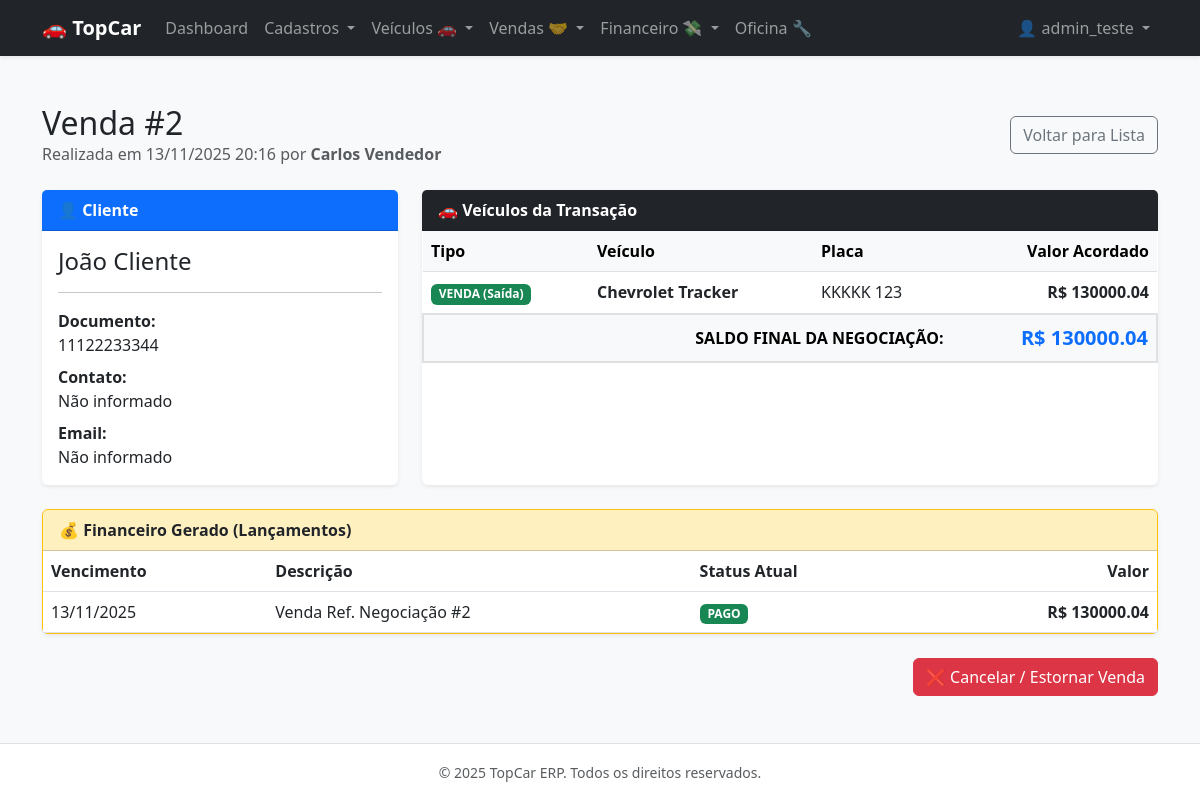
Before: /sales/2/ (signed in) with the older database file.
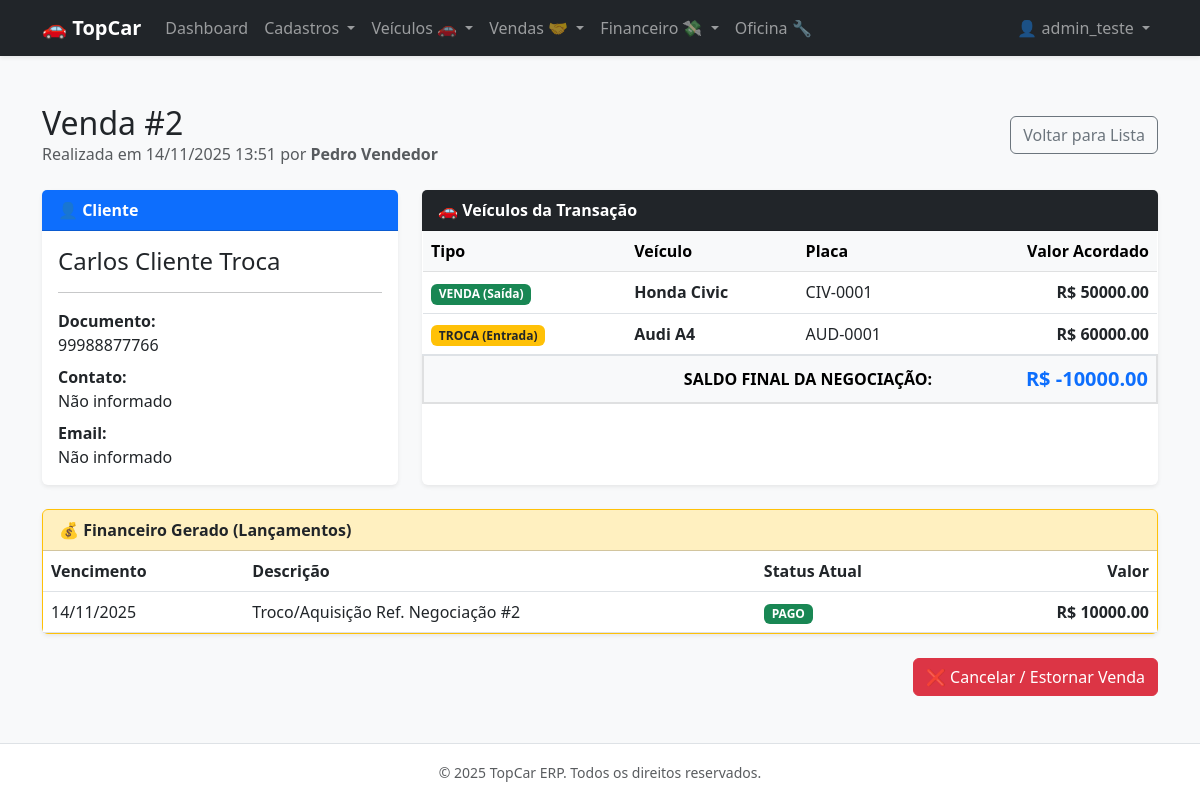
After: the same page with the newer database file.
### apps/negotiations/models.py (models this page shows, shortened)
class Negotiation(TenantAwareModel):
    TYPE_CHOICES = [
        ('SALE', 'Venda'),
        ('PURCHASE', 'Compra'),
        ('CONSIGNMENT', 'Consignação'),
    ]
    STATUS_CHOICES = [
        ('DRAFT', 'Rascunho / Em Aberto'),
        ('APPROVED', 'Aprovada / Fechada'),
        ('CANCELED', 'Cancelada'),
    ]
    customer = models.ForeignKey(Entity, on_delete=models.PROTECT, verbose_name="Cliente/Fornecedor")
    seller = models.ForeignKey(Employee, on_delete=models.PROTECT, verbose_name="Vendedor")
    negotiation_type = models.CharField(max_length=20, choices=TYPE_CHOICES, default='SALE')
    status = models.CharField(max_length=20, choices=STATUS_CHOICES, default='DRAFT')
    negotiation_date = models.DateTimeField(null=True, blank=True, verbose_name="Data do Fechamento")
    total_value = models.DecimalField(max_digits=12, decimal_places=2, default=0.00, verbose_name="Saldo Final")
    class Meta:
        verbose_name = "Negociação"
        verbose_name_plural = "Negociações"
        ordering = ['-created_at']

class NegotiationItem(TenantAwareModel):
    FLOW_CHOICES = [
        ('OUT', 'Saída (Venda do Estoque)'),
        ('IN', 'Entrada (Troca/Compra)'),
    ]
    negotiation = models.ForeignKey(Negotiation, on_delete=models.CASCADE, related_name='items')
    vehicle = models.ForeignKey(Vehicle, on_delete=models.PROTECT, verbose_name="Veículo")
    agreed_value = models.DecimalField(max_digits=12, decimal_places=2, verbose_name="Valor Acordado")
    flow = models.CharField(max_length=10, choices=FLOW_CHOICES, verbose_name="Fluxo")
    class Meta:
        verbose_name = "Item da Negociação"
        verbose_name_plural = "Itens da Negociação"
        unique_together = ('negotiation', 'vehicle') # Impede adicionar o mesmo carro 2x na mesma venda

### apps/employees/models.py (models this page shows, shortened)
class Employee(TenantAwareModel):
    entidade = models.OneToOneField(
        Entity,
        on_delete=models.PROTECT, # Se apagar a entidade, bloqueia.
        related_name='colaborador_profile',
        verbose_name="Dados Pessoais (Entidade)"
    )
    usuario_sistema = models.OneToOneField(
        settings.AUTH_USER_MODEL,
        on_delete=models.SET_NULL,
        null=True,
        blank=True,
        related_name='funcionario_profile',
        verbose_name="Usuário de Acesso"
    )
    cargo = models.CharField(max_length=100)
    comissao_base_percentual = models.DecimalField(
        max_digits=5,
        decimal_places=2,
        default=0.00,
        verbose_name="Comissão Base (%)"
    )
    ativo = models.BooleanField(default=True)
    class Meta:
        verbose_name = 'Colaborador'
        verbose_name_plural = 'Colaboradores'

### apps/parties/models.py (models this page shows, shortened)
class Entity(TenantAwareModel):
    TIPO_ENTIDADE_CHOICES = [
        ('FISICA', 'Pessoa Física'),
        ('JURIDICA', 'Pessoa Jurídica'),
    ]
    nome_razao_social = models.CharField(max_length=255, verbose_name="Nome / Razão Social")
    documento_principal = models.CharField(
        max_length=20,
        unique=True,
        db_index=True,
        verbose_name="CPF/CNPJ"
    )
    tipo_entidade = models.CharField(
        max_length=10,
        choices=TIPO_ENTIDADE_CHOICES,
        default='FISICA'
    )
    email = models.EmailField(null=True, blank=True)
    telefone = models.CharField(max_length=20, null=True, blank=True)
    class Meta:
        verbose_name = 'Entidade'
        verbose_name_plural = 'Entidades'
        indexes = [
            models.Index(fields=['nome_razao_social']),
        ]

### apps/vehicles/models.py (models this page shows, shortened)
class Vehicle(TenantAwareModel):
    STATUS_CHOICES = [
        ('AVAILABLE', 'Disponível'),
        ('MAINTENANCE', 'Em Manutenção'),
        ('RESERVED', 'Reservado'),
        ('SOLD', 'Vendido'),
        ('WRITE_OFF', 'Baixado / Perda Total'),
    ]
    FUEL_CHOICES = [
        ('GASOLINE', 'Gasolina'),
        ('ETHANOL', 'Etanol'),
        ('FLEX', 'Flex'),
        ('DIESEL', 'Diesel'),
        ('HYBRID', 'Híbrido'),
        ('ELECTRIC', 'Elétrico'),
    ]
    model = models.ForeignKey(Model, on_delete=models.PROTECT, verbose_name="Modelo")
    chassi = models.CharField(max_length=50, unique=True, db_index=True, verbose_name="Chassi")
    plate = models.CharField(max_length=10, unique=True, null=True, blank=True, db_index=True, verbose_name="Placa")
    renavam = models.CharField(max_length=20, null=True, blank=True, verbose_name="Renavam")
    year_fab = models.PositiveIntegerField(verbose_name="Ano Fab.")
    year_model = models.PositiveIntegerField(verbose_name="Ano Mod.")
    color = models.CharField(max_length=30, verbose_name="Cor")
    mileage = models.PositiveIntegerField(default=0, verbose_name="Quilometragem (KM)")
    fuel_type = models.CharField(max_length=20, choices=FUEL_CHOICES, default='FLEX', verbose_name="Combustível")
    status = models.CharField(max_length=20, choices=STATUS_CHOICES, default='AVAILABLE', db_index=True)
    acquisition_cost = models.DecimalField(max_digits=10, decimal_places=2, verbose_name="Custo de Aquisição")
    sale_price = models.DecimalField(max_digits=10, decimal_places=2, verbose_name="Preço de Venda")
    current_owner = models.ForeignKey(
        Entity,
        on_delete=models.PROTECT,
        related_name='veiculos_proprietario',
        verbose_name="Proprietário Atual"
    )
    notes = models.TextField(null=True, blank=True, verbose_name="Observações")
    class Meta:
        verbose_name = "Veículo"
        verbose_name_plural = "Veículos"
        indexes = [
            models.Index(fields=['status', 'model']), # Índice composto para filtros comuns
        ]

class Model(TenantAwareModel):
    brand = models.ForeignKey(Brand, on_delete=models.PROTECT, related_name='models', verbose_name="Marca")
    name = models.CharField(max_length=100, verbose_name="Nome do Modelo")
    class Meta:
        verbose_name = "Modelo"
        verbose_name_plural = "Modelos"
        ordering = ['brand__name', 'name']
    def __str__(self):
        return f"{self.brand.name} {self.name}"

class Brand(TenantAwareModel):
    name = models.CharField(max_length=100, unique=True, verbose_name="Marca")
    class Meta:
        verbose_name = "Marca"
        verbose_name_plural = "Marcas"
        ordering = ['name']

### apps/financial/models.py (models this page shows, shortened)
class Ledger(TenantAwareModel):
    TRANS_TYPE_CHOICES = [
        ('PAYABLE', 'A Pagar'),
        ('RECEIVABLE', 'A Receber'),
    ]
    STATUS_CHOICES = [
        ('OPEN', 'Em Aberto'),
        ('PARTIAL', 'Pago Parcialmente'),
        ('PAID', 'Quitado'),
        ('CANCELED', 'Cancelado'),
    ]
    entity = models.ForeignKey(Entity, on_delete=models.PROTECT, verbose_name="Entidade (Parceiro)")
    chart_of_accounts = models.ForeignKey(ChartOfAccounts, on_delete=models.PROTECT, verbose_name="Categoria")
    vehicle = models.ForeignKey(
        Vehicle,
        on_delete=models.SET_NULL,
        null=True,
        blank=True,
        related_name='lancamentos',
        verbose_name="Veículo (Centro de Custo)"
    )
    total_value = models.DecimalField(max_digits=12, decimal_places=2, verbose_name="Valor Total")
    transaction_type = models.CharField(max_length=15, choices=TRANS_TYPE_CHOICES, verbose_name="Tipo")
    status = models.CharField(max_length=15, choices=STATUS_CHOICES, default='OPEN', db_index=True)
    due_date = models.DateField(db_index=True, verbose_name="Data de Competência/Vencimento")
    description = models.TextField(verbose_name="Histórico/Descrição")
    negotiation = models.ForeignKey(
        'negotiations.Negotiation',
        on_delete=models.SET_NULL,
        null=True,
        blank=True,
        verbose_name="Origem da Negociação"
    )
    class Meta:
        verbose_name = "Lançamento (Ledger)"
        verbose_name_plural = "Lançamentos"
        indexes = [
            models.Index(fields=['status', 'due_date']),
            models.Index(fields=['transaction_type']),
        ]

### apps/negotiations/views.py (the view)
# urls.py: path('<int:pk>/', views.negotiation_detail, name='negotiation_detail'),
@login_required
def negotiation_detail(request, pk):
    sale = get_object_or_404(Negotiation, pk=pk)
    financials = sale.ledger_set.all()
    return render(request, 'negotiations/negotiation_detail.html', {
        'sale': sale,
        'financials': financials
    })

### templates/negotiations/negotiation_detail.html (shortened to what the changed rows need)
{% extends 'base.html' %}
{% block content %}
<div class="d-flex justify-content-between align-items-center mb-4">
    <div>
        <h2 class="mb-0">Venda #{{ sale.id }}</h2>
        <p class="text-muted mb-0">
            Realizada em {{ sale.created_at|date:"d/m/Y H:i" }}
            por <strong>{{ sale.seller.entidade.nome_razao_social }}</strong>
        </p>
    </div>
</div>
<div class="row g-4">
    <div class="col-md-4">
        <div class="card h-100 shadow-sm border-0">
            <div class="card-body">
                <h4 class="card-title">{{ sale.customer.nome_razao_social }}</h4>
                <hr>
                <p class="mb-2">
                    <strong>Documento:</strong><br>
                    {{ sale.customer.documento_principal }}
                </p>
                <p class="mb-2">
                    <strong>Contato:</strong><br>
                    {{ sale.customer.telefone|default:"Não informado" }}
                </p>
                <p class="mb-0">
                    <strong>Email:</strong><br>
                    {{ sale.customer.email|default:"Não informado" }}
                </p>
            </div>
        </div>
    </div>
    <div class="col-md-8">
        <div class="card h-100 shadow-sm border-0">
            <div class="table-responsive">
                <table class="table align-middle mb-0">
                    <thead class="table-light">
                        <tr>
                            <th>Tipo</th>
                            <th>Veículo</th>
                            <th>Placa</th>
                            <th class="text-end">Valor Acordado</th>
                        </tr>
                    </thead>
                    <tbody>
                        {% for item in sale.items.all %}
                        <tr>
                            <td>
                                {% if item.flow == 'OUT' %}
                                    <span class="badge bg-success">VENDA (Saída)</span>
                                {% else %}
                                    <span class="badge bg-warning text-dark">TROCA (Entrada)</span>
                                {% endif %}
                            </td>
                            <td>
                                <strong>{{ item.vehicle.model }}</strong>
                            </td>
                            <td>{{ item.vehicle.plate }}</td>
                            <td class="text-end fw-bold">R$ {{ item.agreed_value }}</td>
                        </tr>
                        {% endfor %}
                        <tr class="table-light border-top border-2">
                            <td colspan="3" class="text-end fw-bold text-uppercase">Saldo Final da Negociação:</td>
                            <td class="text-end fw-bold fs-5 text-primary">
                                R$ {{ sale.total_value }}
                            </td>
                        </tr>
                    </tbody>
                </table>
            </div>
        </div>
    </div>
    <div class="col-12">
        <div class="card shadow-sm border-warning">
            <div class="card-body p-0">
                <table class="table table-hover mb-0">
                    <thead>
                        <tr>
                            <th>Vencimento</th>
                            <th>Descrição</th>
                            <th>Status Atual</th>
                            <th class="text-end">Valor</th>
                        </tr>
                    </thead>
                    <tbody>
                        {% for fin in financials %}
                        <tr>
                            <td>{{ fin.due_date|date:"d/m/Y" }}</td>
                            <td>{{ fin.description }}</td>
                            <td>
                                {% if fin.status == 'PAID' %}
                                    <span class="badge bg-success">PAGO</span>
                                {% elif fin.status == 'PARTIAL' %}
                                    <span class="badge bg-info">PARCIAL</span>
                                {% elif fin.status == 'CANCELED' %}
                                    <span class="badge bg-secondary">CANCELADO</span>
                                {% else %}
                                    <span class="badge bg-danger">PENDENTE</span>
                                {% endif %}
                            </td>
                            <td class="text-end fw-bold">R$ {{ fin.total_value }}</td>
                        </tr>
                        {% empty %}
                        <tr>
                            <td colspan="4" class="text-center text-muted py-4">
                                <em>Nenhum lançamento financeiro encontrado. (Foi uma troca chave-na-chave?)</em>
                            </td>
                        </tr>
                        {% endfor %}
                    </tbody>
                </table>
            </div>
        </div>
    </div>
</div>
{% endblock %}

Changed rows visible on the page:
removed NegotiationItem: flow "VENDA (Saída)", vehicle.model "Chevrolet Tracker", vehicle.plate "KKKKK 123", agreed_value "130000.04"
no longer on this page (row edited): Ledger: due_date "13/11/2025", description "Venda Ref. Negociação #2", status "PAGO", total_value "130000.04"
changed Negotiation "Não informado": created_at "13/11/2025 20:16" → "14/11/2025 13:51"; seller.entidade.nome_razao_social "Carlos Vendedor" → "Pedro Vendedor"; customer.nome_razao_social "João Cliente" → "Carlos Cliente Troca"; customer.documento_principal "11122233344" → "99988877766"; total_value "130000.04" → "-10000.00"
added NegotiationItem: flow "VENDA (Saída)", vehicle.model "Honda Civic", vehicle.plate "CIV-0001", agreed_value "50000.00"
now on this page (row edited): NegotiationItem: flow "TROCA (Entrada)", vehicle.model "Audi A4", vehicle.plate "AUD-0001", agreed_value "60000.00"
now on this page (row edited): Ledger: due_date "14/11/2025", description "Troco/Aquisição Ref. Negociação #2", status "PAGO", total_value "10000.00"
